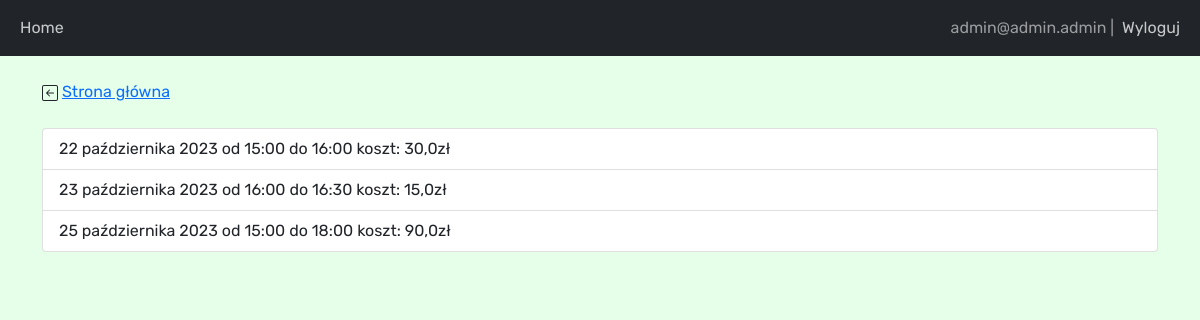
The page /ownreservations (signed in) on the database its author committed.
### main/models.py (models this page shows)
class UsersCustomuser(models.Model):
    password = models.CharField(max_length=128)
    last_login = models.DateTimeField(blank=True, null=True)
    is_superuser = models.BooleanField()
    email = models.CharField(unique=True, max_length=254)
    is_staff = models.BooleanField()
    is_active = models.BooleanField()
    date_joined = models.DateTimeField()
    full_name = models.CharField(max_length=25, blank=True, null=True)
    age = models.IntegerField(blank=True, null=True)
    phone_number = models.CharField(max_length=15, blank=True, null=True)
    class Meta:
        managed = False
        db_table = 'users_customuser'

class Reservation(models.Model):
    user = models.ForeignKey(UsersCustomuser, models.DO_NOTHING, blank=True, null=True)
    date = models.DateField(default=datetime.now)
    time_start = models.CharField(max_length=6,choices=start_choice)
    time_end = models.CharField(max_length=6,choices=end_choice, null=True)
    time_reservation = models.DateTimeField(default=datetime.now, blank=True)
    price = models.FloatField(null=True)

### main/views.py (the view)
# urls.py: path('ownreservations', views.ownreservations, name="ownreservations"),
@login_required(login_url="/login")
def ownreservations(request):
    currentuser = request.user.id
    reservations = Reservation.objects.filter(user_id=currentuser)
    context = {
        'reservations': reservations
    }
    return render(request, 'ownreservations.html', context)

### templates/ownreservations.html (shortened to what this page needs)
{% extends 'base.html' %}
{% block content %}
<a href="/home">Strona główna</a>
<br><br>
    <ul class="list-group">
        {%for r in reservations%}
                <li class="list-group-item">{{ r.date }} od {{ r.time_start }} do {{ r.time_end }} koszt: {{ r.price }}zł</li>
        {% endfor %}
    </ul>
{% endblock %}

### templates/base.html (shortened to what this page needs)
<!doctype html>
<html lang="en">
  <head>
    <link href="https://cdn.jsdelivr.net/npm/bootstrap@5.0.0-beta1/dist/css/bootstrap.min.css" rel="stylesheet">
  </head>
  <body>
      <nav class="navbar navbar-dark bg-dark navbar-expand-lg navbar-light bg-light ">
                {% if user.is_authenticated %}
                    <div class="container-fluid">
                        <ul class="navbar-nav ">
                            <li class="nav-item">
                                <a class="nav-link" href="/home">Home</a>
                            </li>
                        </ul>
                        <div class="collapse navbar-collapse justify-content-end">
                          <ul class="navbar-nav ">
                            <span class="navbar-text">{{ user.email }} | </span>
                            <li class="nav-item">
                                <a class="nav-link" href="/logout">Wyloguj</a>
                            </li>
                          </ul>
                        </div>
                    </div>
                {% endif %}
      </nav>
      <br>
    <div class="container">{% block content %}{% endblock %}</div>
  </body>
</html>

### templates/base.html (style rules this page uses)
.navbar-dark .navbar-nav .nav-item .nav-link { color: rgba(255, 255, 255, 0.75); }
body { background: #e6ffe8; font-family: 'Rubik', sans-serif; }

### rows shown on the page
UsersCustomuser: email "admin@admin.admin"
Reservation: date "22 października 2023", time_start "15:00", time_end "16:00", price "30,0"
Reservation: date "23 października 2023", time_start "16:00", time_end "16:30", price "15,0"
Reservation: date "25 października 2023", time_start "15:00", time_end "18:00", price "90,0"
